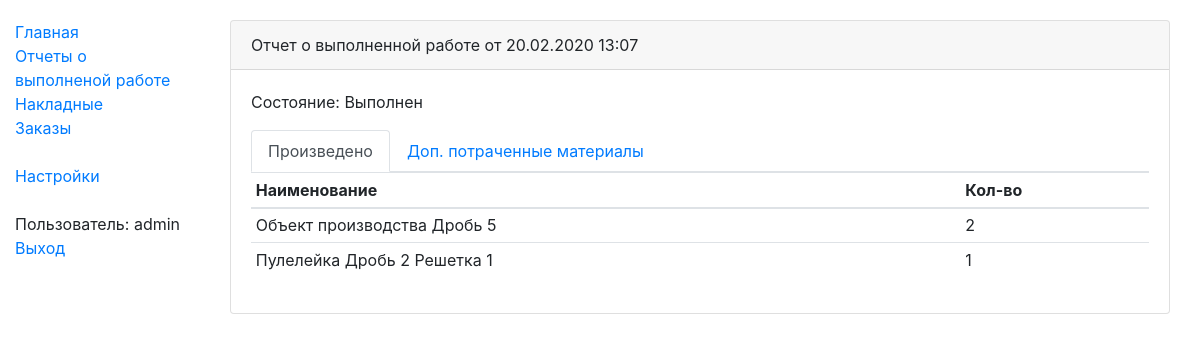
The app's page /mnf/shift_result/10 (signed in) with its own data.
### mnf/shift/shiftResultModels.py (models this page shows, shortened)
class MnfShiftResult(models.Model):
    STATE_REGISTERING = "100"
    STATE_DONE = "300"
    s_state_choices = ((STATE_REGISTERING, "Оформляется"), (STATE_DONE, "Выполнен"))
    d_create_date = models.DateTimeField("Дата содания", db_index=True)
    s_state = models.CharField("Состояние", max_length=3, choices=s_state_choices, null=False)
    id_act = models.ForeignKey('stocks.StkAct', on_delete=models.PROTECT, null=True, blank=True, verbose_name="Расходная накладная")
    id_act_in = models.ForeignKey('stocks.StkAct', on_delete=models.PROTECT, null=True, blank=True, verbose_name="Приходная накладная", related_name='+')
    class Meta:
        verbose_name = "Отчет о выполненной работе"
        verbose_name_plural = "Отчеты о выполненной работе"
    def get_head_line(self):
        return "Отчет о выполненной работе от " + localtime(self.d_create_date).strftime('%d.%m.%Y %H:%M')

class MnfShiftResultItems(models.Model):
    id_shift_result = models.ForeignKey('MnfShiftResult', on_delete=models.CASCADE, null=False, verbose_name="Отчет о выполненной работе")
    id_item = models.ForeignKey('MnfItem', on_delete=models.PROTECT, null=False, verbose_name="Объект производства")
    n_qty = models.PositiveIntegerField(verbose_name="Количество")
    class Meta:
        verbose_name = "Произведенный объект"
        verbose_name_plural = "Произведенные объекты"
        unique_together = [['id_shift_result', 'id_item']]

### mnf/item/itemModels.py (models this page shows, shortened)
class MnfItem(models.Model):
    sCaption = models.CharField("Наименование", max_length=200)
    """
    Тмц, в который синхронизирован объект производства.
    Если пользователь при создании объекта не укажет ТМЦ, то будет создан новый.
    """
    id_good = models.ForeignKey('goods.GdsGood', on_delete=models.PROTECT, null=True, blank=True, verbose_name="Тмц")
    class Meta:
        ordering = ["sCaption"]
        verbose_name = "Объект производства"
        verbose_name_plural = "Объекты производства"
    def __str__(self):
        return self.sCaption

### mnf/shift/shiftResultViews.py (the view)
# urls.py: path('shift_result/<pk>', shiftResultViews.mnf_shift_result_detail, name='mnf_shift_result-detail'),
@login_required
def mnf_shift_result_detail(request, pk):
    act = MnfShiftResult.objects.get(pk=pk)
    return mnf_shift_result_detail_by_instance(request, act)

### goods/models.py (called while the page is built)
    def __str__(self):
        return self.sCaption

### templates/mnf/shift/mnf_shift_result_detail.html (shortened to what this page needs)
{% extends "base_generic_content.html" %}
{% load bootstrap4 %}
{% block content %}
    <div class="container">
        <div class="card">
            <div class="card-header">{{ form.instance.get_head_line }}</div>
            <div class="card-body">
                <form action="{% if form.instance.s_state == "300" %}{% url "mnf_shift_result_edit" form.instance.id %}{% endif %}" method="post" class="form">
                    <p class="card-text">Состояние: {{ form.instance.get_s_state_display }}</p>
                    <ul class="nav nav-tabs" id="tabs" role="tablist">
                        <li class="nav-item">
                            <a class="nav-link active" id="items-tab" data-toggle="tab" href="#items" role="tab" aria-controls="items" aria-selected="true">Произведено</a>
                        </li>
                        <li class="nav-item">
                            <a class="nav-link" id="materials-tab" data-toggle="tab" href="#materials" role="tab" aria-controls="materials" aria-selected="false">Доп. потраченные материалы</a>
                        </li>
                    </ul>
                    <div class="tab-content" id="myTabContent">
                        <div class="tab-pane fade show active" id="items" role="tabpanel" aria-labelledby="items-tab">
                            <table class="table table-sm">
                                <thead>
                                    <tr>
                                        <th>Наименование</th>
                                        <th>Кол-во</th>
                                    </tr>
                                </thead>
                                <tbody>
                                {% for det_form in det_items_set %}
                                    <tr class="grid-row">
                                    {% if form.instance.s_state == "300" %}
                                        {% if det_form.instance.id_item %}
                                            <td>{{ det_form.instance.id_item }}</td>
                                            <td>{{ det_form.instance.n_qty }}</td>
                                        {% endif %}
                                    {% endif %}
                                    </tr>
                                {% endfor %}
                                </tbody>
                            </table>
                        </div>
                    </div>
                </form>
            </div>
        </div>
    </div>
{% endblock %}

### templates/base_generic_content.html (shortened to what this page needs)
{% extends "base_generic.html" %}
{% block body %}
    <div class="container-fluid">
        <div class="row">
            <div class="col-sm-2">
                {% block sidebar %}
                    <ul class="sidebar-nav">
                        <li><a href="{% url 'index' %}">Главная</a></li>
                        <li><a href="{% url 'mnf_shift_results' %}">Отчеты о выполненой работе</a></li>
                        <li><a href="{% url 'stk_acts' %}">Накладные</a></li>
                        <li><a href="{% url 'trd_orders' %}">Заказы</a></li>
                        <br>
                        <li><a href="/admin">Настройки</a></li>
                        <br>
                        {% if user.is_authenticated %}
                            <li>Пользователь: {{ user.get_username }}</li>
                            <li><a href="{% url 'logout'%}?next={{request.path}}">Выход</a></li>
                       {% endif %}
                    </ul>
                {% endblock %}
            </div>
            <div class="col-sm-10 ">
                {% block content %}{% endblock %}
            </div>
        </div>
    </div>
{% endblock %}

### stocks/static/css/styles.css (style rules this page uses)
body { margin-top: 20px; }
.sidebar-nav { padding: 0; list-style: none; }

### records on screen
MnfShiftResult: instance.get_head_line "Отчет о выполненной работе от 20.02.2020 13:07", instance.s_state "Выполнен"
MnfShiftResultItems: instance.id_item "Объект производства Дробь 5", instance.n_qty "2"
MnfShiftResultItems: instance.id_item "Пулелейка Дробь 2 Решетка 1", instance.n_qty "1"

### other values on screen
{{ user.get_username }} "admin"
